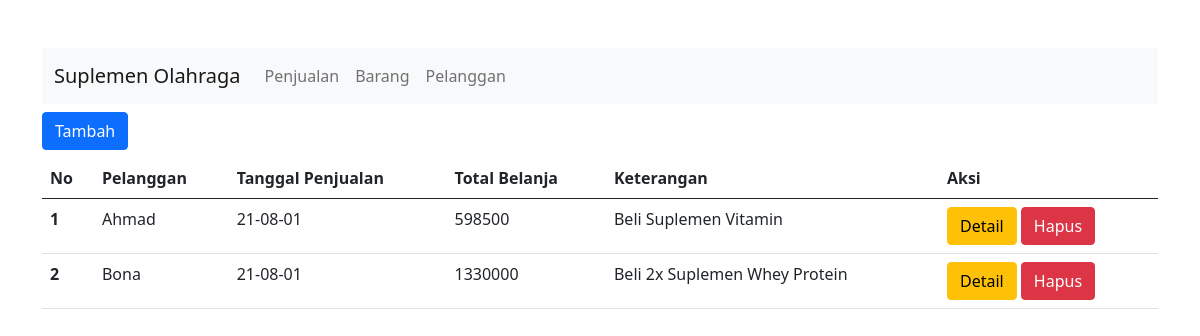
/index.php/penjualan, run on the app's committed database.
### tables this page shows
CREATE TABLE `penjualan` (
  `penjualan_id` int(11) NOT NULL,
  `tgl_penjualan` varchar(50) NOT NULL,
  `pelanggan_id` int(11) NOT NULL,
  `keterangan` text NOT NULL,
  `total` int(20) DEFAULT NULL
);

CREATE TABLE `pelanggan` (
  `pelanggan_id` int(11) NOT NULL,
  `nama_pelanggan` varchar(50) NOT NULL,
  `no_tlp` int(15) NOT NULL,
  `alamat` text NOT NULL
);

### application/controllers/Penjualan.php (called while the page is built, shortened)
<?php
class Penjualan extends CI_Controller
{
	public function __construct()
	{
		$this->load->model('PenjualanModel');
		$this->load->model('PelangganModel');
	}
	public function index()
	{
		$data['allpenjualan'] = $this->PenjualanModel->get_all_data_penjualan();
		$data['allpelanggan'] = $this->PelangganModel->get_all_data_pelanggan();
		$data['title'] = "Daftar penjualan";
		$this->load->view('templates/header',$data);
		$this->load->view('penjualan/index', $data);
		$this->load->view('templates/footer');
	}
}

### index.php (called while the page is built, shortened)
<?php
require_once BASEPATH.'core/CodeIgniter.php';

### application/models/PenjualanModel.php (called while the page is built, shortened)
<?php
class PenjualanModel extends CI_Model {
    public function get_all_data_penjualan()
    {
            $query = "SELECT p.*,u.nama_pelanggan FROM penjualan p, pelanggan u WHERE p.pelanggan_id = u.pelanggan_id";
            return $this->db->query($query)->result_array();
    }
}

### application/views/penjualan/index.php (the view, shortened to what this page needs)
<div class="row mt-2">
  <div class="col-3">
    <button type="button" class="btn btn-primary" data-bs-toggle="modal" data-bs-target="#tambah">
      Tambah
    </button>
  </div>
</div>
<table class="table mt-2">
  <thead>
    <tr>
      <th scope="col">No</th>
      <th scope="col">Pelanggan</th>
      <th scope="col">Tanggal Penjualan</th>
      <th scope="col">Total Belanja</th>
      <th scope="col">Keterangan</th>
      <th scope="col">Aksi</th>
    </tr>
  </thead>
  <tbody>
    <?php
    foreach ($allpenjualan as $no => $penjualan) {
    ?>
      <tr>
        <th scope="row"><?= $no + 1 ?></th>
        <td><?= $penjualan['nama_pelanggan']; ?></td>
        <td><?= $penjualan['tgl_penjualan']; ?></td>
         <td><?= $penjualan['total']; ?></td>
        <td><?= $penjualan['keterangan']; ?></td>
        <td>
          <a href="<?= base_url('penjualan/detail/' . $penjualan['penjualan_id']) ?>" class="btn btn-warning">Detail</a>
          <a href="<?= base_url('penjualan/hapus/' . $penjualan['penjualan_id']) ?>" class="btn btn-danger">Hapus</a>
        </td>
      </tr>
    <?php } ?>
  </tbody>
</table>
</div>

### data on the page
penjualan: pelanggan.nama_pelanggan "Ahmad", tgl_penjualan "21-08-01", total "598500", keterangan "Beli Suplemen Vitamin"
penjualan: pelanggan.nama_pelanggan "Bona", tgl_penjualan "21-08-01", total "1330000", keterangan "Beli 2x Suplemen Whey Protein"
